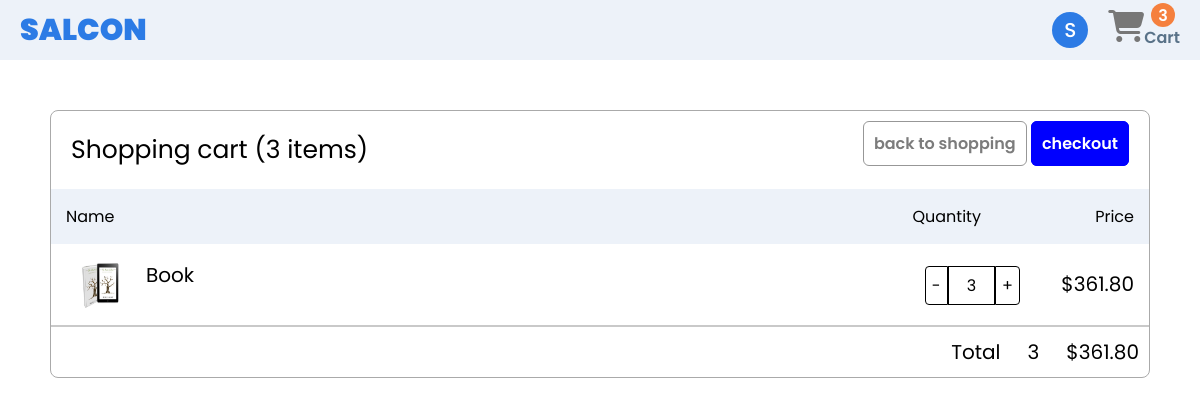
The page /checkout/ (signed in) on the database its author committed.
### base/models.py (models this page shows, shortened)
class User(AbstractBaseUser, PermissionsMixin):
    email = models.EmailField(db_index=True, unique=True, max_length=254)
    first_name = models.CharField(max_length=240)
    last_name = models.CharField(max_length=255)
    is_staff = models.BooleanField(default=True)
    is_active = models.BooleanField(default=True)
    is_superuser = models.BooleanField(default=False)
    objects = customeUserManager()
    USERNAME_FIELD = 'email'
    REQUIRED_FIELDS = ['first_name', 'last_name']
    class Meta:
        verbose_name = 'User'
        verbose_name_plural = 'Users'
    def getInitial(self):
        return self.first_name[0].upper()

class products(models.Model):
    image = models.ImageField(null=True, blank=True, upload_to="products/")
    name = models.CharField(max_length=70)
    price = models.DecimalField(max_digits=10, decimal_places=2)

class orderItem(models.Model):
    product = models.ForeignKey(products, null=True, on_delete=models.SET_NULL)
    cumstomer = models.ForeignKey(User, null=True, on_delete=models.SET_NULL)
    quantity = models.IntegerField()
    complete = models.BooleanField(default=False)
    def Total(self):
        return self.quantity * self.product.price

### base/views.py (the view)
# urls.py: path('checkout/', views.checkout, name="checkout"),
def checkout(request):
    context = {}
    total_price = 0
    if request.user.is_authenticated:
        user_orders = orderItem.objects.filter(cumstomer = request.user)
        user_products = []
        for user_order in user_orders:
            total_price += user_order.Total()
            user_products.append({"product": user_order.product, "quantity":user_order.quantity, "Total":user_order.Total})
        context = {"cart_total": get_totalOrders(user_orders), "cart_orders":user_products, "total_price":total_price }
    else:
        context = {"cart_total": getTotalItems(request), "cart_orders": getFinalOrder(request), "total_price": getFullTotal(request)}
    return render(request, "base/check_out.html", context)

### base/utils.py (called while the page is built)
def get_totalOrders(user_orders):
    total_orders = 0
    for user_order in user_orders:
        total_orders += user_order.quantity
    return total_orders

### base/templates/base/check_out.html
{% extends 'base/main.html' %}
{% block content %}
<div class="main-checkout">
    <div class="check-out-bar">
        <span class="shopping-label">Shopping cart ({{cart_total}} items)</span>
        <div>
            <a href="{% url 'home-page' %}" class="back-btn">back to shopping</a>
            <a href="{% url 'payment' %}" class="checkout-btn">checkout</a>
        </div>
    </div>
    <div class="table-bar">
        <span>Name</span>
        <div>
            <span class="quantity-label">Quantity</span>
            <span class="price-label">Price</span>
        </div>
    </div>
    <div class="checkout-products-box">
        {% for order in cart_orders %}
        <div>
            <div class="cart-product">
                <div class="checkout-img-name">
                    <img class="checkout_product_image" src="{{order.product.image.url}}">
                    <span class="checkout_product_name">{{order.product.name}}</span>
                </div>
                <div>
                    <div class="quantity-controller">
                        <button class="decrease-btn cart-btn" data-product="{{order.product.name}}" data-action="remove">-</button>
                        <span class="quantity">{{order.quantity}}</span>
                        <button class="increase-btn cart-btn" data-product="{{order.product.name}}" data-action="add">+</button>
                    </div>
                    <span class="product-checkout-price">${{order.Total}}</span>
                </div>
            </div>
            <hr class="line">
        </div>
        {% endfor %}
    </div>
    <div class="bottom-checkout">
        <span>Total</span>
        <span>{{cart_total}}</span>
        <span>${{total_price}}</span>
    </div>
</div>
{% endblock %}

### base/templates/base/main.html (shortened to what this page needs)
{% load static %}
<!DOCTYPE html>
<html lang="en">
<head>
    <link rel="stylesheet" href="{% static '/css/style.css' %}">
    <link rel="stylesheet" href="{% static '/css/payment.css' %}">
    <link rel="stylesheet" href="{% static '/css/addAddress.css' %}">
</head>
<body>
    <header>
        <a href="{% url 'home-page' %}" class="logo">SALCON</a>
        <div class="acc">
            {% if user.is_authenticated %}
            <div class="dropDown">
                <div class="user" onclick=" toogleMenu() ">
                    <button>{{ user.getInitial }}</button>
                </div>
            </div>
            {% else %}
                <a href="{% url 'login' %}" class="login">Login</a>
            {% endif %}
            <a href="{% url 'checkout' %}" class="cart">
                <i class="fa-solid fa-cart-shopping fa-2x"></i>
                <span class="cart-count">{{cart_total}}</span>
                <p>Cart</p>
            </a>
        </div>
    </header>
    <main>
        {% block content %}
        {% endblock %}
    </main>
</body>
</html>

### static/css/style.css (style rules this page uses)
* { padding: 0; margin: 0; box-sizing: border-box; font-family: 'Poppins', sans-serif; }
header { display: flex; justify-content: space-between; background-color: rgb(237, 242, 249); height: 60px; align-items: center; padding: 0 20px; }
header .logo { text-decoration: none; font-size: 30px; font-weight: 900; color: rgb(44, 123, 229); }
header .cart { display: flex; position: relative; cursor: pointer; text-decoration: none; }
header .cart i { color: rgb(119, 119, 119); }
header .cart p { margin-top: 15px; font-weight: 600; color: rgb(89, 114, 136); }
header .cart span { display: flex; justify-content: center; align-items: center; width: 24px; height: 24px; position: absolute; background-color: rgb(245, 128, 62); border-radius: 40px; top: -7px; right: 5px; font-weight: 600; color: white; }
.cart-btn { color: rgb(190, 190, 190); }
.check-out-bar { display: flex; justify-content: space-between; margin-bottom: 15px; margin-left: 20px; margin-right: 20px; margin-bottom: 20px; }
.table-bar { display: flex; justify-content: space-between; margin-bottom: 16px; background-color: rgb(237, 242, 249);; padding: 15px; }
.cart-product { display: flex; justify-content: space-between; align-items: center; margin: 15px; }
.checkout_product_image { width: 70px; height: 50px; border-radius: 8px; }
.checkout_product_name { margin-left: 10px; font-size: 20px; }
.quantity-controller { display: inline flex; }
.checkout-img-name { display: flex; align-items: start; }
.main-checkout { padding-top: 20px; border: 1px solid; border-color: rgb(170, 170, 170); margin: 50px; border-radius: 8px; }
.back-btn { all:unset; padding: 10px; background-color: white; color: rgb(124, 124, 124); font-weight: 600; border: 1px solid; border-color: rgb(151, 151, 151); border-radius: 6px; cursor: pointer; }
.checkout-btn { all:unset; padding: 10px; background-color: blue; color: white; font-weight: 600; border: 1px solid; border-color: blue; border-radius: 6px; cursor: pointer; }
.shopping-label { font-size: 25px; }
.price-label { margin-left: 110px; }
.product-checkout-price { margin-left: 37px; font-size: 20px; }
.decrease-btn { all: unset; border: 1px solid; padding: 6px; border-top-left-radius: 4px; border-bottom-left-radius: 4px; }
.increase-btn { all: unset; border: 1px solid; padding: 6px; border-top-right-radius: 4px; border-bottom-right-radius: 4px; }
.quantity { border: 1px solid; padding: 6px 18px; }
.line { all: unset; display: block; border: 0.1px solid; border-color: rgb(201, 201, 201); }
.bottom-checkout { display: flex; justify-content: end; column-gap: 27px; margin-right: 10px; margin-top: 10px; margin-bottom: 10px; }
.bottom-checkout span { font-size: 20px; }
.user { display: flex; justify-content: center; align-items: center; margin-left: 50px; width: 20px; height: 15px; padding: 18px; background-color: rgb(44, 123, 229); color: white; font-weight: 500; font-size: 20px; border-radius: 100% }
.user button { all: unset; color: white; cursor: pointer; }
.acc { display: flex; column-gap: 20px; align-items: center; justify-self: center; }

### rows shown on the page
User: getInitial "S"
products: product.image (picture), product.name "Book", quantity "3", Total "361.80"

### other values the page prints
{{ cart_total }} "3"
{{ total_price }} "361.80"
